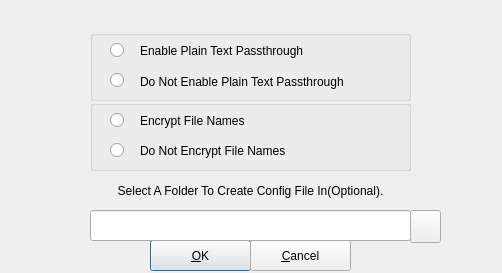
<?xml version="1.0" encoding="UTF-8"?>
<ui version="4.0">
 <class>ecryptfscreateoptions</class>
 <widget class="QDialog" name="ecryptfscreateoptions">
  <property name="geometry">
   <rect>
    <x>0</x>
    <y>0</y>
    <width>502</width>
    <height>273</height>
   </rect>
  </property>
  <property name="windowTitle">
   <string>Select Volume Creation Options</string>
  </property>
  <widget class="QPushButton" name="pbOK">
   <property name="geometry">
    <rect>
     <x>150</x>
     <y>240</y>
     <width>101</width>
     <height>31</height>
    </rect>
   </property>
   <property name="text">
    <string>&amp;OK</string>
   </property>
  </widget>
  <widget class="QPushButton" name="pbCancel">
   <property name="geometry">
    <rect>
     <x>250</x>
     <y>240</y>
     <width>101</width>
     <height>31</height>
    </rect>
   </property>
   <property name="text">
    <string>&amp;Cancel</string>
   </property>
  </widget>
  <widget class="QLabel" name="label_3">
   <property name="geometry">
    <rect>
     <x>10</x>
     <y>170</y>
     <width>481</width>
     <height>41</height>
    </rect>
   </property>
   <property name="text">
    <string>Select A Folder To Create Config File In(Optional).</string>
   </property>
   <property name="alignment">
    <set>Qt::AlignCenter</set>
   </property>
   <property name="wordWrap">
    <bool>true</bool>
   </property>
  </widget>
  <widget class="QLineEdit" name="lineEdit_2">
   <property name="geometry">
    <rect>
     <x>90</x>
     <y>210</y>
     <width>321</width>
     <height>31</height>
    </rect>
   </property>
   <property name="text">
    <string/>
   </property>
   <property name="readOnly">
    <bool>true</bool>
   </property>
  </widget>
  <widget class="QPushButton" name="pbConfigPath">
   <property name="geometry">
    <rect>
     <x>410</x>
     <y>210</y>
     <width>31</width>
     <height>33</height>
    </rect>
   </property>
   <property name="text">
    <string/>
   </property>
  </widget>
  <widget class="QGroupBox" name="groupBox">
   <property name="geometry">
    <rect>
     <x>90</x>
     <y>100</y>
     <width>321</width>
     <height>71</height>
    </rect>
   </property>
   <property name="title">
    <string/>
   </property>
   <widget class="QRadioButton" name="rbEncryptFileNames">
    <property name="geometry">
     <rect>
      <x>20</x>
      <y>0</y>
      <width>21</width>
      <height>41</height>
     </rect>
    </property>
    <property name="text">
     <string/>
    </property>
   </widget>
   <widget class="QRadioButton" name="rbDoNotEncryptFileNames">
    <property name="geometry">
     <rect>
      <x>20</x>
      <y>30</y>
      <width>21</width>
      <height>41</height>
     </rect>
    </property>
    <property name="text">
     <string/>
    </property>
   </widget>
   <widget class="QLabel" name="label">
    <property name="geometry">
     <rect>
      <x>50</x>
      <y>30</y>
      <width>261</width>
      <height>41</height>
     </rect>
    </property>
    <property name="text">
     <string>Do Not Encrypt File Names</string>
    </property>
    <property name="wordWrap">
     <bool>true</bool>
    </property>
   </widget>
   <widget class="QLabel" name="label_2">
    <property name="geometry">
     <rect>
      <x>50</x>
      <y>0</y>
      <width>261</width>
      <height>41</height>
     </rect>
    </property>
    <property name="text">
     <string>Encrypt File Names</string>
    </property>
    <property name="wordWrap">
     <bool>true</bool>
    </property>
   </widget>
  </widget>
  <widget class="QGroupBox" name="groupBox_2">
   <property name="geometry">
    <rect>
     <x>90</x>
     <y>30</y>
     <width>321</width>
     <height>71</height>
    </rect>
   </property>
   <property name="title">
    <string/>
   </property>
   <widget class="QRadioButton" name="rbEnablePlainText">
    <property name="geometry">
     <rect>
      <x>20</x>
      <y>0</y>
      <width>21</width>
      <height>41</height>
     </rect>
    </property>
    <property name="text">
     <string/>
    </property>
   </widget>
   <widget class="QRadioButton" name="rbDoNotEnablePlainText">
    <property name="geometry">
     <rect>
      <x>20</x>
      <y>30</y>
      <width>21</width>
      <height>41</height>
     </rect>
    </property>
    <property name="text">
     <string/>
    </property>
   </widget>
   <widget class="QLabel" name="label_4">
    <property name="geometry">
     <rect>
      <x>50</x>
      <y>36</y>
      <width>261</width>
      <height>31</height>
     </rect>
    </property>
    <property name="text">
     <string>Do Not Enable Plain Text Passthrough</string>
    </property>
    <property name="wordWrap">
     <bool>true</bool>
    </property>
   </widget>
   <widget class="QLabel" name="label_5">
    <property name="geometry">
     <rect>
      <x>50</x>
      <y>0</y>
      <width>261</width>
      <height>41</height>
     </rect>
    </property>
    <property name="text">
     <string>Enable Plain Text Passthrough</string>
    </property>
    <property name="wordWrap">
     <bool>true</bool>
    </property>
   </widget>
  </widget>
 </widget>
 <tabstops>
  <tabstop>rbEnablePlainText</tabstop>
  <tabstop>rbDoNotEnablePlainText</tabstop>
  <tabstop>rbEncryptFileNames</tabstop>
  <tabstop>rbDoNotEncryptFileNames</tabstop>
  <tabstop>lineEdit_2</tabstop>
  <tabstop>pbConfigPath</tabstop>
  <tabstop>pbOK</tabstop>
  <tabstop>pbCancel</tabstop>
 </tabstops>
 <resources/>
 <connections/>
</ui>
